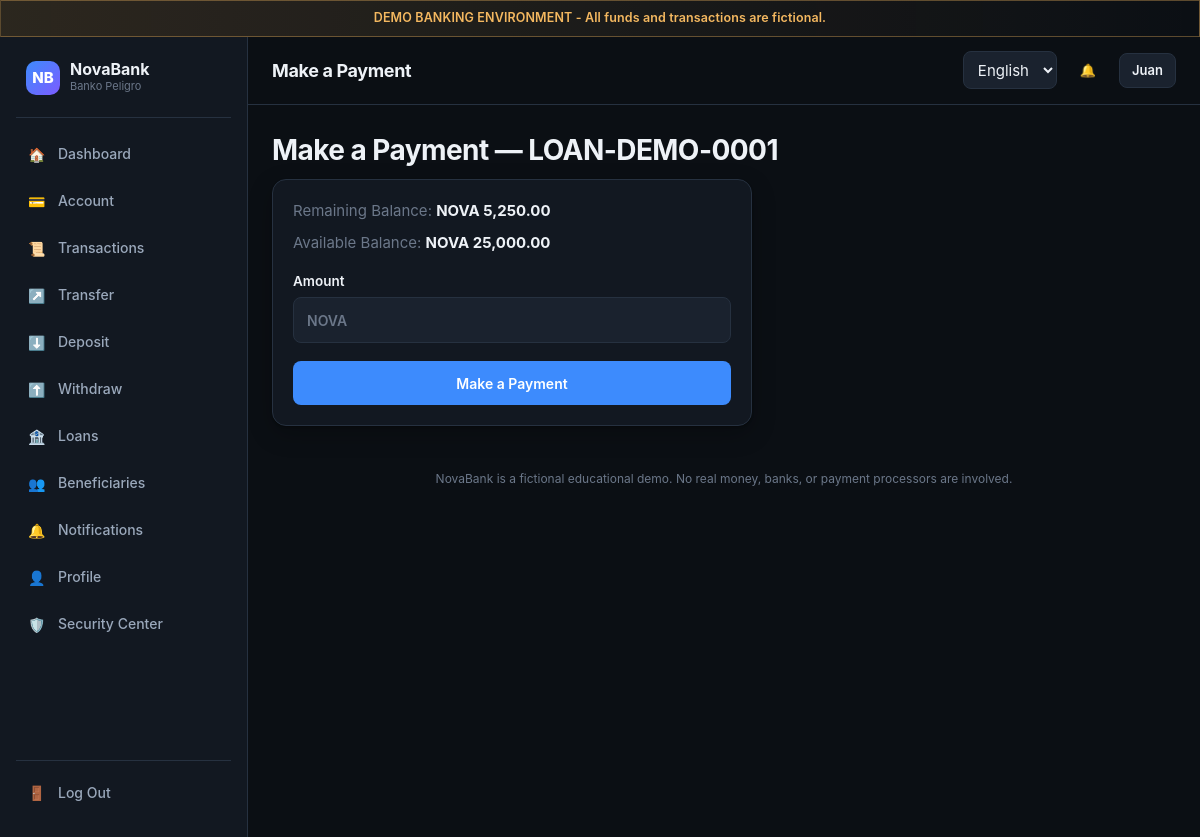
Page /loan-repay.php?ref=LOAN-DEMO-0001 (signed in) on the committed database.
### tables this page shows
CREATE TABLE accounts (
    id INT UNSIGNED AUTO_INCREMENT PRIMARY KEY,
    user_id INT UNSIGNED NOT NULL UNIQUE,
    account_number VARCHAR(20) NOT NULL UNIQUE,
    balance DECIMAL(15,2) NOT NULL DEFAULT 0.00,
    currency VARCHAR(5) NOT NULL DEFAULT 'NOVA',
    status ENUM('active','locked') NOT NULL DEFAULT 'active',
    created_at TIMESTAMP NOT NULL DEFAULT CURRENT_TIMESTAMP,
    FOREIGN KEY (user_id) REFERENCES users(id) ON DELETE CASCADE,
    CONSTRAINT chk_balance_nonnegative CHECK (balance >= 0)
);

CREATE TABLE users (
    id INT UNSIGNED AUTO_INCREMENT PRIMARY KEY,
    role_id TINYINT UNSIGNED NOT NULL DEFAULT 1,
    username VARCHAR(30) NOT NULL UNIQUE,
    email VARCHAR(120) NOT NULL UNIQUE,
    password_hash VARCHAR(255) NOT NULL,
    first_name VARCHAR(60) NOT NULL,
    last_name VARCHAR(60) NOT NULL,
    mobile_number VARCHAR(20) NOT NULL,
    date_of_birth DATE NOT NULL,
    address VARCHAR(255) NOT NULL,
    status ENUM('active','locked','suspended') NOT NULL DEFAULT 'active',
    failed_login_count INT UNSIGNED NOT NULL DEFAULT 0,
    locked_until DATETIME NULL,
    created_at TIMESTAMP NOT NULL DEFAULT CURRENT_TIMESTAMP,
    updated_at TIMESTAMP NOT NULL DEFAULT CURRENT_TIMESTAMP ON UPDATE CURRENT_TIMESTAMP,
    FOREIGN KEY (role_id) REFERENCES roles(id)
);

CREATE TABLE loans (
    id INT UNSIGNED AUTO_INCREMENT PRIMARY KEY,
    loan_ref VARCHAR(30) NOT NULL UNIQUE,
    user_id INT UNSIGNED NOT NULL,
    principal DECIMAL(15,2) NOT NULL,
    interest_rate DECIMAL(5,2) NOT NULL,
    term_months SMALLINT UNSIGNED NOT NULL,
    monthly_payment DECIMAL(15,2) NOT NULL,
    total_repayment DECIMAL(15,2) NOT NULL,
    remaining_balance DECIMAL(15,2) NOT NULL,
    purpose VARCHAR(255) NOT NULL,
    status ENUM('pending','under_review','approved','rejected','active','fully_paid','defaulted') NOT NULL DEFAULT 'pending',
    applied_at TIMESTAMP NOT NULL DEFAULT CURRENT_TIMESTAMP,
    decided_at TIMESTAMP NULL,
    decided_by INT UNSIGNED NULL,
    FOREIGN KEY (user_id) REFERENCES users(id) ON DELETE CASCADE,
    FOREIGN KEY (decided_by) REFERENCES users(id)
);

### includes/lang.php (called while the page is built, shortened)
<?php
function t(string $key): string {
    return $GLOBALS['__strings'][$key] ?? $key;
}
function current_lang(): string {
    return $GLOBALS['__lang'];
}

### includes/functions.php (called while the page is built, shortened)
<?php
function e(?string $value): string {
    return htmlspecialchars($value ?? '', ENT_QUOTES, 'UTF-8');
}
function format_money(float|string $amount): string {
    return APP_CURRENCY . ' ' . number_format((float)$amount, 2);
}

### includes/auth.php (called while the page is built, shortened)
<?php
function current_user_id(): ?int {
    return $_SESSION['user_id'] ?? null;
}
function current_user(): ?array {
    static $user = null;
    static $fetched = false;
    if ($fetched) return $user;
    $fetched = true;
    $uid = current_user_id();
    $stmt = db()->prepare('SELECT u.*, a.id AS account_id, a.account_number, a.balance, a.status AS account_status
                            FROM users u JOIN accounts a ON a.user_id = u.id
                            WHERE u.id = ?');
    $stmt->execute([$uid]);
    $user = $stmt->fetch() ?: null;
    return $user;
}

### config/database.php (called while the page is built, shortened)
<?php
function db(): PDO {
    static $pdo = null;
    if ($pdo === null) {
        $dsn = 'mysql:host=' . DB_HOST . ';dbname=' . DB_NAME . ';charset=' . DB_CHARSET;
        try {
            $pdo = new PDO($dsn, DB_USER, DB_PASS, [
                PDO::ATTR_ERRMODE => PDO::ERRMODE_EXCEPTION,
                PDO::ATTR_DEFAULT_FETCH_MODE => PDO::FETCH_ASSOC,
                PDO::ATTR_EMULATE_PREPARES => false,
            ]);
        } catch (PDOException $e) {
            error_log('DB connection failed: ' . $e->getMessage());
            http_response_code(500);
            die('Service temporarily unavailable. Please try again later.');
        }
    }
    return $pdo;
}

### loan-repay.php (the view, shortened to what this page needs)
<?php
$user = current_user();
$ref = trim($_GET['ref'] ?? $_POST['ref'] ?? '');
$stmt = db()->prepare('SELECT * FROM loans WHERE loan_ref = ? AND user_id = ?');
$stmt->execute([$ref, $user['id']]);
$loan = $stmt->fetch();
$pageTitle = t('loans_repay');
require __DIR__ . '/includes/header.php';
?>
<h1><?= e(t('loans_repay')) ?> — <?= e($loan['loan_ref']) ?></h1>
<div class="card" style="max-width:480px;">
    <div class="mb-16 flex-gap">
        <div><span class="text-faint"><?= e(t('loans_remaining')) ?>:</span> <strong><?= e(format_money($loan['remaining_balance'])) ?></strong></div>
        <div><span class="text-faint"><?= e(t('dashboard_available_balance')) ?>:</span> <strong><?= e(format_money($user['balance'])) ?></strong></div>
    </div>
    <form method="post" data-validate data-confirm="Confirm this loan payment?">
        <div class="form-group">
            <label for="amount"><?= e(t('deposit_amount')) ?></label>
            <div class="input-prefix-group">
                <span class="input-prefix"><?= e(APP_CURRENCY) ?></span>
                <input type="number" id="amount" name="amount" step="0.01" min="<?= MIN_TRANSACTION_AMOUNT ?>" max="<?= e($loan['remaining_balance']) ?>" required data-min-amount="<?= MIN_TRANSACTION_AMOUNT ?>">
            </div>
        </div>
        <button type="submit" class="btn btn-primary btn-block"><?= e(t('loans_repay')) ?></button>
    </form>
</div>
<?php require __DIR__ . '/includes/footer.php'; ?>

### includes/header.php (shortened to what this page needs)
<?php
$user = current_user();
?>
<!DOCTYPE html>
<html lang="<?= e(current_lang()) ?>" data-theme="dark">
<head>
<link rel="stylesheet" href="<?= APP_BASE_URL ?>/assets/css/style.css">
</head>
<body>
<div class="demo-banner"><?= e(t('demo_notice')) ?></div>
<div class="app-shell">
    <aside class="sidebar">
        <?php require __DIR__ . '/sidebar.php'; ?>
    </aside>
    <div class="main-area">
        <header class="topbar">
            <div class="topbar-left">
                <h1 style="font-size:18px;margin:0;"><?= e($pageTitle ?? '') ?></h1>
            </div>
            <div class="topbar-right">
                <form method="get" style="margin:0;">
                    <select name="lang" onchange="this.form.submit()" aria-label="Language" style="min-height:38px;padding:6px 10px;">
                        <option value="en" <?= current_lang() === 'en' ? 'selected' : '' ?>>English</option>
                    </select>
                </form>
                <a href="<?= APP_BASE_URL ?>/notifications.php" class="btn btn-ghost btn-sm" aria-label="<?= e(t('nav_notifications')) ?>">🔔</a>
                <?php if ($user): ?>
                <a href="<?= APP_BASE_URL ?>/profile.php" class="btn btn-secondary btn-sm"><?= e($user['first_name']) ?></a>
                <?php endif; ?>
            </div>
        </header>
        <main class="page-content">

### assets/css/style.css (style rules this page uses)
:root { --color-bg: #0b0f14; --color-surface: #121821; --color-surface-2: #1a222e; --color-border: #263140; --color-text: #eef2f7; --color-text-dim: #9aa8bb; --color-text-faint: #6b7789; --color-brand: #3d8bfd; --color-brand-dim: #2a63b3; --color-brand-glow: rgba(61, 139, 253, 0.15); --color-success: #2dd4a7; --color-success-dim: rgba(45, 212, 167, 0.14); --color-danger: #f26d6d; --color-danger-dim: rgba(242, 109, 109, 0.14); --color-warning: #f4b860; --color-warning-dim: rgba(244, 184, 96, 0.14); --radius-sm: 8px; --radius-md: 14px; --radius-lg: 20px; --shadow-card: 0 1px 2px rgba(0,0,0,0.3), 0 8px 24px rgba(0,0,0,0.24); --font-display: 'Inter', -apple-system, BlinkMacSystemFont, 'Segoe UI', sans-serif; --font-mono: 'JetBrains Mono', 'Courier New', monospace; --header-height: 68px; --sidebar-width: 248px; --bottomnav-height: 64px; --transition-fast: 140ms ease; }
* { box-sizing: border-box; }
html, body { margin: 0; padding: 0; background: var(--color-bg); color: var(--color-text); font-family: var(--font-display); -webkit-font-smoothing: antialiased; scroll-behavior: smooth; }
body { font-size: 15px; line-height: 1.5; min-height: 100vh; }
h1, h2, h3, h4 { margin: 0 0 8px; font-weight: 650; letter-spacing: -0.02em; }
h1 { font-size: 28px; }
a { color: var(--color-brand); text-decoration: none; }
.app-shell { display: flex; min-height: 100vh; }
.sidebar { width: var(--sidebar-width); background: var(--color-surface); border-right: 1px solid var(--color-border); padding: 24px 16px; display: flex; flex-direction: column; gap: 4px; position: sticky; top: 0; height: 100vh; flex-shrink: 0; }
.main-area { flex: 1; min-width: 0; display: flex; flex-direction: column; }
.topbar { height: var(--header-height); display: flex; align-items: center; justify-content: space-between; padding: 0 24px; border-bottom: 1px solid var(--color-border); background: var(--color-bg); position: sticky; top: 0; z-index: 20; }
.topbar-left { display: flex; align-items: center; gap: 14px; }
.topbar-right { display: flex; align-items: center; gap: 10px; }
.page-content { padding: 24px; max-width: 1180px; width: 100%; margin: 0 auto; }
.demo-banner { background: linear-gradient(90deg, var(--color-warning-dim), transparent); border: 1px solid rgba(244, 184, 96, 0.35); color: var(--color-warning); font-size: 12.5px; font-weight: 600; padding: 8px 24px; text-align: center; letter-spacing: 0.01em; }
.btn { display: inline-flex; align-items: center; justify-content: center; gap: 8px; padding: 11px 18px; border-radius: var(--radius-sm); border: 1px solid transparent; font-size: 14px; font-weight: 600; cursor: pointer; transition: all var(--transition-fast); min-height: 44px; font-family: inherit; }
.btn-primary { background: var(--color-brand); color: #fff; }
.btn-secondary { background: var(--color-surface-2); color: var(--color-text); border-color: var(--color-border); }
.btn-ghost { background: transparent; color: var(--color-text-dim); }
.btn-block { width: 100%; }
.btn-sm { padding: 7px 12px; min-height: 34px; font-size: 13px; }
.card { background: var(--color-surface); border: 1px solid var(--color-border); border-radius: var(--radius-md); padding: 20px; box-shadow: var(--shadow-card); }
.form-group { margin-bottom: 18px; }
label { display: block; font-size: 13.5px; font-weight: 600; margin-bottom: 6px; color: var(--color-text); }
input[type="text"], input[type="email"], input[type="password"], input[type="number"], input[type="tel"], input[type="date"], select, textarea { width: 100%; padding: 12px 14px; background: var(--color-surface-2); border: 1px solid var(--color-border); border-radius: var(--radius-sm); color: var(--color-text); font-size: 15px; font-family: inherit; transition: border-color var(--transition-fast); min-height: 46px; }
.input-prefix-group { position: relative; }
.input-prefix { position: absolute; left: 14px; top: 50%; transform: translateY(-50%); color: var(--color-text-faint); font-weight: 600; font-size: 14px; pointer-events: none; }
.input-prefix-group input { padding-left: 62px; }
.flex-gap { display: flex; gap: 10px; flex-wrap: wrap; }
.text-faint { color: var(--color-text-faint); }
.mb-16 { margin-bottom: 16px; }

### rows in the picture
accounts: user.first_name "Juan", balance "NOVA 25,000.00"
loans: loan_ref "LOAN-DEMO-0001", remaining_balance "NOVA 5,250.00"

### other values in the picture
t('demo_notice') "DEMO BANKING ENVIRONMENT - All funds and transactions are fictional."
t('app_name') "NovaBank"
t('tagline') "Banko Peligro"
$icon "🏠"
t($key) "Dashboard"
$icon "💳"
t($key) "Account"
$icon "📜"
t($key) "Transactions"
$icon "↗️"
t($key) "Transfer"
$icon "⬇️"
t($key) "Deposit"
$icon "⬆️"
t($key) "Withdraw"
